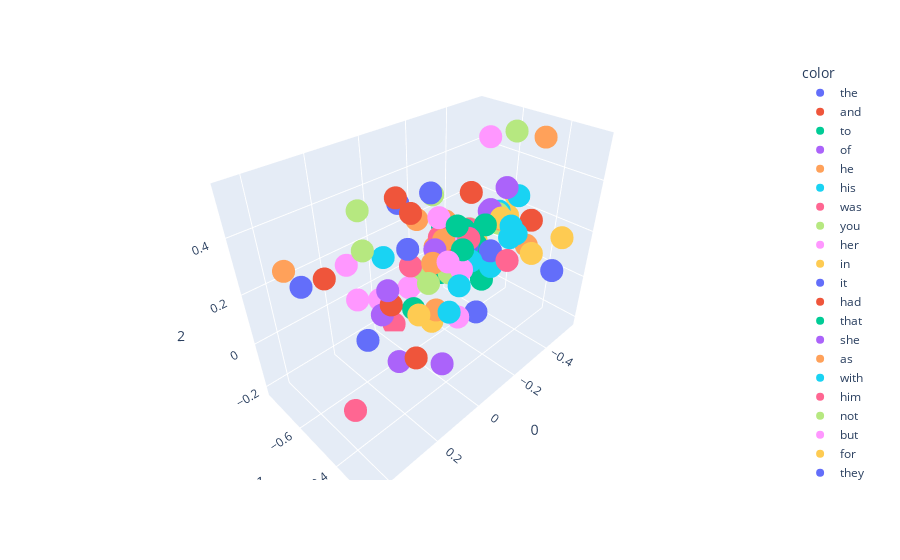

Notebook source saved alongside this figure:
### Code cell
import plotly.express as px
fig = px.scatter_3d(X[:100],x=0,y=1,z=2,color=y[:100])
fig.show()

### Figure 1 — Plotly figure (JSON) as saved in the notebook; plotly's stock layout.template omitted (floating-point values rounded to 4 significant figures)
{"data": [{"hovertemplate": "color=the<br>0=%{x}<br>1=%{y}<br>2=%{z}<extra></extra>", "legendgroup": "the", "marker": {"color": "#636efa", "symbol": "circle"}, "mode": "markers", "name": "the", "scene": "scene", "showlegend": true, "type": "scatter3d", "x": [0.1945], "y": [-0.5807], "z": [-0.02994]}, {"hovertemplate": "color=and<br>0=%{x}<br>1=%{y}<br>2=%{z}<extra></extra>", "legendgroup": "and", "marker": {"color": "#EF553B", "symbol": "circle"}, "mode": "markers", "name": "and", "scene": "scene", "showlegend": true, "type": "scatter3d", "x": [0.1875], "y": [-0.3517], "z": [0.04573]}, {"hovertemplate": "color=to<br>0=%{x}<br>1=%{y}<br>2=%{z}<extra></extra>", "legendgroup": "to", "marker": {"color": "#00cc96", "symbol": "circle"}, "mode": "markers", "name": "to", "scene": "scene", "showlegend": true, "type": "scatter3d", "x": [-0.2548], "y": [-0.5666], "z": [0.2167]}, {"hovertemplate": "color=of<br>0=%{x}<br>1=%{y}<br>2=%{z}<extra></extra>", "legendgroup": "of", "marker": {"color": "#ab63fa", "symbol": "circle"}, "mode": "markers", "name": "of", "scene": "scene", "showlegend": true, "type": "scatter3d", "x": [0.04455], "y": [-0.38], "z": [-0.1033]}, {"hovertemplate": "color=he<br>0=%{x}<br>1=%{y}<br>2=%{z}<extra></extra>", "legendgroup": "he", "marker": {"color": "#FFA15A", "symbol": "circle"}, "mode": "markers", "name": "he", "scene": "scene", "showlegend": true, "type": "scatter3d", "x": [-0.07034], "y": [-0.5283], "z": [0.2439]}, {"hovertemplate": "color=his<br>0=%{x}<br>1=%{y}<br>2=%{z}<extra></extra>", "legendgroup": "his", "marker": {"color": "#19d3f3", "symbol": "circle"}, "mode": "markers", "name": "his", "scene": "scene", "showlegend": true, "type": "scatter3d", "x": [0.06349], "y": [-0.2998], "z": [0.2781]}, {"hovertemplate": "color=was<br>0=%{x}<br>1=%{y}<br>2=%{z}<extra></extra>", "legendgroup": "was", "marker": {"color": "#FF6692", "symbol": "circle"}, "mode": "markers", "name": "was", "scene": "scene", "showlegend": true, "type": "scatter3d", "x": [-0.07668], "y": [-0.3913], "z": [0.3329]}, {"hovertemplate": "color=you<br>0=%{x}<br>1=%{y}<br>2=%{z}<extra></extra>", "legendgroup": "you", "marker": {"color": "#B6E880", "symbol": "circle"}, "mode": "markers", "name": "you", "scene": "scene", "showlegend": true, "type": "scatter3d", "x": [-0.5206], "y": [-0.6164], "z": [0.1148]}, {"hovertemplate": "color=her<br>0=%{x}<br>1=%{y}<br>2=%{z}<extra></extra>", "legendgroup": "her", "marker": {"color": "#FF97FF", "symbol": "circle"}, "mode": "markers", "name": "her", "scene": "scene", "showlegend": true, "type": "scatter3d", "x": [0.03807], "y": [-0.3682], "z": [0.3143]}, {"hovertemplate": "color=in<br>0=%{x}<br>1=%{y}<br>2=%{z}<extra></extra>", "legendgroup": "in", "marker": {"color": "#FECB52", "symbol": "circle"}, "mode": "markers", "name": "in", "scene": "scene", "showlegend": true, "type": "scatter3d", "x": [0.09708], "y": [-0.4331], "z": [0.111]}, {"hovertemplate": "color=it<br>0=%{x}<br>1=%{y}<br>2=%{z}<extra></extra>", "legendgroup": "it", "marker": {"color": "#636efa", "symbol": "circle"}, "mode": "markers", "name": "it", "scene": "scene", "showlegend": true, "type": "scatter3d", "x": [-0.0248], "y": [-0.6124], "z": [0.217]}, {"hovertemplate": "color=had<br>0=%{x}<br>1=%{y}<br>2=%{z}<extra></extra>", "legendgroup": "had", "marker": {"color": "#EF553B", "symbol": "circle"}, "mode": "markers", "name": "had", "scene": "scene", "showlegend": true, "type": "scatter3d", "x": [-0.09792], "y": [-0.5098], "z": [0.2036]}, {"hovertemplate": "color=that<br>0=%{x}<br>1=%{y}<br>2=%{z}<extra></extra>", "legendgroup": "that", "marker": {"color": "#00cc96", "symbol": "circle"}, "mode": "markers", "name": "that", "scene": "scene", "showlegend": true, "type": "scatter3d", "x": [-0.2555], "y": [-0.6028], "z": [0.08213]}, {"hovertemplate": "color=she<br>0=%{x}<br>1=%{y}<br>2=%{z}<extra></extra>", "legendgroup": "she", "marker": {"color": "#ab63fa", "symbol": "circle"}, "mode": "markers", "name": "she", "scene": "scene", "showlegend": true, "type": "scatter3d", "x": [-0.03385], "y": [-0.493], "z": [0.266]}, {"hovertemplate": "color=as<br>0=%{x}<br>1=%{y}<br>2=%{z}<extra></extra>", "legendgroup": "as", "marker": {"color": "#FFA15A", "symbol": "circle"}, "mode": "markers", "name": "as", "scene": "scene", "showlegend": true, "type": "scatter3d", "x": [0.002153], "y": [-0.4668], "z": [0.2442]}, {"hovertemplate": "color=with<br>0=%{x}<br>1=%{y}<br>2=%{z}<extra></extra>", "legendgroup": "with", "marker": {"color": "#19d3f3", "symbol": "circle"}, "mode": "markers", "name": "with", "scene": "scene", "showlegend": true, "type": "scatter3d", "x": [0.1385], "y": [-0.2669], "z": [0.2455]}, {"hovertemplate": "color=him<br>0=%{x}<br>1=%{y}<br>2=%{z}<extra></extra>", "legendgroup": "him", "marker": {"color": "#FF6692", "symbol": "circle"}, "mode": "markers", "name": "him", "scene": "scene", "showlegend": true, "type": "scatter3d", "x": [-0.08782], "y": [-0.5262], "z": [0.2742]}, {"hovertemplate": "color=not<br>0=%{x}<br>1=%{y}<br>2=%{z}<extra></extra>", "legendgroup": "not", "marker": {"color": "#B6E880", "symbol": "circle"}, "mode": "markers", "name": "not", "scene": "scene", "showlegend": true, "type": "scatter3d", "x": [-0.429], "y": [-0.5537], "z": [0.2179]}, {"hovertemplate": "color=but<br>0=%{x}<br>1=%{y}<br>2=%{z}<extra></extra>", "legendgroup": "but", "marker": {"color": "#FF97FF", "symbol": "circle"}, "mode": "markers", "name": "but", "scene": "scene", "showlegend": true, "type": "scatter3d", "x": [-0.2047], "y": [-0.5769], "z": [0.2112]}, {"hovertemplate": "color=for<br>0=%{x}<br>1=%{y}<br>2=%{z}<extra></extra>", "legendgroup": "for", "marker": {"color": "#FECB52", "symbol": "circle"}, "mode": "markers", "name": "for", "scene": "scene", "showlegend": true, "type": "scatter3d", "x": [-0.395], "y": [-0.5109], "z": [0.23]}, {"hovertemplate": "color=they<br>0=%{x}<br>1=%{y}<br>2=%{z}<extra></extra>", "legendgroup": "they", "marker": {"color": "#636efa", "symbol": "circle"}, "mode": "markers", "name": "they", "scene": "scene", "showlegend": true, "type": "scatter3d", "x": [0.02186], "y": [-0.7007], "z": [-0.06499]}, {"hovertemplate": "color=is<br>0=%{x}<br>1=%{y}<br>2=%{z}<extra></extra>", "legendgroup": "is", "marker": {"color": "#EF553B", "symbol": "circle"}, "mode": "markers", "name": "is", "scene": "scene", "showlegend": true, "type": "scatter3d", "x": [-0.5537], "y": [-0.485], "z": [0.1671]}, {"hovertemplate": "color=at<br>0=%{x}<br>1=%{y}<br>2=%{z}<extra></extra>", "legendgroup": "at", "marker": {"color": "#00cc96", "symbol": "circle"}, "mode": "markers", "name": "at", "scene": "scene", "showlegend": true, "type": "scatter3d", "x": [-0.02261], "y": [-0.3676], "z": [0.3287]}, {"hovertemplate": "color=on<br>0=%{x}<br>1=%{y}<br>2=%{z}<extra></extra>", "legendgroup": "on", "marker": {"color": "#ab63fa", "symbol": "circle"}, "mode": "markers", "name": "on", "scene": "scene", "showlegend": true, "type": "scatter3d", "x": [0.2142], "y": [-0.4334], "z": [0.2703]}, {"hovertemplate": "color=said<br>0=%{x}<br>1=%{y}<br>2=%{z}<extra></extra>", "legendgroup": "said", "marker": {"color": "#FFA15A", "symbol": "circle"}, "mode": "markers", "name": "said", "scene": "scene", "showlegend": true, "type": "scatter3d", "x": [-0.5099], "y": [-0.4412], "z": [0.5217]}, {"hovertemplate": "color=my<br>0=%{x}<br>1=%{y}<br>2=%{z}<extra></extra>", "legendgroup": "my", "marker": {"color": "#19d3f3", "symbol": "circle"}, "mode": "markers", "name": "my", "scene": "scene", "showlegend": true, "type": "scatter3d", "x": [-0.4563], "y": [-0.4819], "z": [0.1497]}, {"hovertemplate": "color=have<br>0=%{x}<br>1=%{y}<br>2=%{z}<extra></extra>", "legendgroup": "have", "marker": {"color": "#FF6692", "symbol": "circle"}, "mode": "markers", "name": "have", "scene": "scene", "showlegend": true, "type": "scatter3d", "x": [-0.3516], "y": [-0.6276], "z": [0.1527]}, {"hovertemplate": "color=be<br>0=%{x}<br>1=%{y}<br>2=%{z}<extra></extra>", "legendgroup": "be", "marker": {"color": "#B6E880", "symbol": "circle"}, "mode": "markers", "name": "be", "scene": "scene", "showlegend": true, "type": "scatter3d", "x": [-0.3705], "y": [-0.6406], "z": [0.1412]}, {"hovertemplate": "color=them<br>0=%{x}<br>1=%{y}<br>2=%{z}<extra></extra>", "legendgroup": "them", "marker": {"color": "#FF97FF", "symbol": "circle"}, "mode": "markers", "name": "them", "scene": "scene", "showlegend": true, "type": "scatter3d", "x": [0.04266], "y": [-0.6976], "z": [-0.007248]}, {"hovertemplate": "color=lord<br>0=%{x}<br>1=%{y}<br>2=%{z}<extra></extra>", "legendgroup": "lord", "marker": {"color": "#FECB52", "symbol": "circle"}, "mode": "markers", "name": "lord", "scene": "scene", "showlegend": true, "type": "scatter3d", "x": [-0.4897], "y": [-0.4256], "z": [0.07132]}, {"hovertemplate": "color=no<br>0=%{x}<br>1=%{y}<br>2=%{z}<extra></extra>", "legendgroup": "no", "marker": {"color": "#636efa", "symbol": "circle"}, "mode": "markers", "name": "no", "scene": "scene", "showlegend": true, "type": "scatter3d", "x": [-0.3652], "y": [-0.5266], "z": [0.09397]}, {"hovertemplate": "color=from<br>0=%{x}<br>1=%{y}<br>2=%{z}<extra></extra>", "legendgroup": "from", "marker": {"color": "#EF553B", "symbol": "circle"}, "mode": "markers", "name": "from", "scene": "scene", "showlegend": true, "type": "scatter3d", "x": [0.1944], "y": [-0.4461], "z": [0.2001]}, {"hovertemplate": "color=were<br>0=%{x}<br>1=%{y}<br>2=%{z}<extra></extra>", "legendgroup": "were", "marker": {"color": "#00cc96", "symbol": "circle"}, "mode": "markers", "name": "were", "scene": "scene", "showlegend": true, "type": "scatter3d", "x": [0.05157], "y": [-0.5072], "z": [0.06682]}, {"hovertemplate": "color=would<br>0=%{x}<br>1=%{y}<br>2=%{z}<extra></extra>", "legendgroup": "would", "marker": {"color": "#ab63fa", "symbol": "circle"}, "mode": "markers", "name": "would", "scene": "scene", "showlegend": true, "type": "scatter3d", "x": [-0.3796], "y": [-0.5514], "z": [0.2551]}, {"hovertemplate": "color=me<br>0=%{x}<br>1=%{y}<br>2=%{z}<extra></extra>", "legendgroup": "me", "marker": {"color": "#FFA15A", "symbol": "circle"}, "mode": "markers", "name": "me", "scene": "scene", "showlegend": true, "type": "scatter3d", "x": [-0.4844], "y": [-0.5813], "z": [0.161]}, {"hovertemplate": "color=your<br>0=%{x}<br>1=%{y}<br>2=%{z}<extra></extra>", "legendgroup": "your", "marker": {"color": "#19d3f3", "symbol": "circle"}, "mode": "markers", "name": "your", "scene": "scene", "showlegend": true, "type": "scatter3d", "x": [-0.4111], "y": [-0.4778], "z": [0.1535]}, {"hovertemplate": "color=one<br>0=%{x}<br>1=%{y}<br>2=%{z}<extra></extra>", "legendgroup": "one", "marker": {"color": "#FF6692", "symbol": "circle"}, "mode": "markers", "name": "one", "scene": "scene", "showlegend": true, "type": "scatter3d", "x": [-0.03088], "y": [-0.6078], "z": [0.1487]}, {"hovertemplate": "color=all<br>0=%{x}<br>1=%{y}<br>2=%{z}<extra></extra>", "legendgroup": "all", "marker": {"color": "#B6E880", "symbol": "circle"}, "mode": "markers", "name": "all", "scene": "scene", "showlegend": true, "type": "scatter3d", "x": [-0.1665], "y": [-0.7115], "z": [0.004831]}, {"hovertemplate": "color=when<br>0=%{x}<br>1=%{y}<br>2=%{z}<extra></extra>", "legendgroup": "when", "marker": {"color": "#FF97FF", "symbol": "circle"}, "mode": "markers", "name": "when", "scene": "scene", "showlegend": true, "type": "scatter3d", "x": [-0.1081], "y": [-0.5489], "z": [0.3303]}, {"hovertemplate": "color=will<br>0=%{x}<br>1=%{y}<br>2=%{z}<extra></extra>", "legendgroup": "will", "marker": {"color": "#FECB52", "symbol": "circle"}, "mode": "markers", "name": "will", "scene": "scene", "showlegend": true, "type": "scatter3d", "x": [-0.4736], "y": [-0.5415], "z": [0.1971]}, {"hovertemplate": "color=ser<br>0=%{x}<br>1=%{y}<br>2=%{z}<extra></extra>", "legendgroup": "ser", "marker": {"color": "#636efa", "symbol": "circle"}, "mode": "markers", "name": "ser", "scene": "scene", "showlegend": true, "type": "scatter3d", "x": [-0.373], "y": [-0.2629], "z": [0.1309]}, {"hovertemplate": "color=if<br>0=%{x}<br>1=%{y}<br>2=%{z}<extra></extra>", "legendgroup": "if", "marker": {"color": "#EF553B", "symbol": "circle"}, "mode": "markers", "name": "if", "scene": "scene", "showlegend": true, "type": "scatter3d", "x": [-0.3486], "y": [-0.6207], "z": [0.3103]}, {"hovertemplate": "color=so<br>0=%{x}<br>1=%{y}<br>2=%{z}<extra></extra>", "legendgroup": "so", "marker": {"color": "#00cc96", "symbol": "circle"}, "mode": "markers", "name": "so", "scene": "scene", "showlegend": true, "type": "scatter3d", "x": [-0.1406], "y": [-0.5637], "z": [0.2807]}, {"hovertemplate": "color=their<br>0=%{x}<br>1=%{y}<br>2=%{z}<extra></extra>", "legendgroup": "their", "marker": {"color": "#ab63fa", "symbol": "circle"}, "mode": "markers", "name": "their", "scene": "scene", "showlegend": true, "type": "scatter3d", "x": [0.1019], "y": [-0.5359], "z": [-0.1636]}, {"hovertemplate": "color=could<br>0=%{x}<br>1=%{y}<br>2=%{z}<extra></extra>", "legendgroup": "could", "marker": {"color": "#FFA15A", "symbol": "circle"}, "mode": "markers", "name": "could", "scene": "scene", "showlegend": true, "type": "scatter3d", "x": [-0.06992], "y": [-0.4898], "z": [0.2874]}, {"hovertemplate": "color=are<br>0=%{x}<br>1=%{y}<br>2=%{z}<extra></extra>", "legendgroup": "are", "marker": {"color": "#19d3f3", "symbol": "circle"}, "mode": "markers", "name": "are", "scene": "scene", "showlegend": true, "type": "scatter3d", "x": [-0.3892], "y": [-0.539], "z": [0.004061]}, {"hovertemplate": "color=we<br>0=%{x}<br>1=%{y}<br>2=%{z}<extra></extra>", "legendgroup": "we", "marker": {"color": "#FF6692", "symbol": "circle"}, "mode": "markers", "name": "we", "scene": "scene", "showlegend": true, "type": "scatter3d", "x": [-0.3543], "y": [-0.7446], "z": [-0.03023]}, {"hovertemplate": "color=man<br>0=%{x}<br>1=%{y}<br>2=%{z}<extra></extra>", "legendgroup": "man", "marker": {"color": "#B6E880", "symbol": "circle"}, "mode": "markers", "name": "man", "scene": "scene", "showlegend": true, "type": "scatter3d", "x": [-0.1108], "y": [-0.5007], "z": [0.133]}, {"hovertemplate": "color=there<br>0=%{x}<br>1=%{y}<br>2=%{z}<extra></extra>", "legendgroup": "there", "marker": {"color": "#FF97FF", "symbol": "circle"}, "mode": "markers", "name": "there", "scene": "scene", "showlegend": true, "type": "scatter3d", "x": [-0.04629], "y": [-0.6366], "z": [0.03235]}, {"hovertemplate": "color=this<br>0=%{x}<br>1=%{y}<br>2=%{z}<extra></extra>", "legendgroup": "this", "marker": {"color": "#FECB52", "symbol": "circle"}, "mode": "markers", "name": "this", "scene": "scene", "showlegend": true, "type": "scatter3d", "x": [-0.3855], "y": [-0.6155], "z": [0.08942]}, {"hovertemplate": "color=up<br>0=%{x}<br>1=%{y}<br>2=%{z}<extra></extra>", "legendgroup": "up", "marker": {"color": "#636efa", "symbol": "circle"}, "mode": "markers", "name": "up", "scene": "scene", "showlegend": true, "type": "scatter3d", "x": [0.4211], "y": [-0.5331], "z": [0.3397]}, {"hovertemplate": "color=been<br>0=%{x}<br>1=%{y}<br>2=%{z}<extra></extra>", "legendgroup": "been", "marker": {"color": "#EF553B", "symbol": "circle"}, "mode": "markers", "name": "been", "scene": "scene", "showlegend": true, "type": "scatter3d", "x": [-0.1623], "y": [-0.5214], "z": [0.1642]}, {"hovertemplate": "color=what<br>0=%{x}<br>1=%{y}<br>2=%{z}<extra></extra>", "legendgroup": "what", "marker": {"color": "#00cc96", "symbol": "circle"}, "mode": "markers", "name": "what", "scene": "scene", "showlegend": true, "type": "scatter3d", "x": [-0.3601], "y": [-0.595], "z": [0.09261]}, {"hovertemplate": "color=did<br>0=%{x}<br>1=%{y}<br>2=%{z}<extra></extra>", "legendgroup": "did", "marker": {"color": "#ab63fa", "symbol": "circle"}, "mode": "markers", "name": "did", "scene": "scene", "showlegend": true, "type": "scatter3d", "x": [-0.3165], "y": [-0.4416], "z": [0.4026]}, {"hovertemplate": "color=by<br>0=%{x}<br>1=%{y}<br>2=%{z}<extra></extra>", "legendgroup": "by", "marker": {"color": "#FFA15A", "symbol": "circle"}, "mode": "markers", "name": "by", "scene": "scene", "showlegend": true, "type": "scatter3d", "x": [0.006033], "y": [-0.4476], "z": [0.06925]}, {"hovertemplate": "color=do<br>0=%{x}<br>1=%{y}<br>2=%{z}<extra></extra>", "legendgroup": "do", "marker": {"color": "#19d3f3", "symbol": "circle"}, "mode": "markers", "name": "do", "scene": "scene", "showlegend": true, "type": "scatter3d", "x": [-0.5259], "y": [-0.536], "z": [0.2639]}, {"hovertemplate": "color=men<br>0=%{x}<br>1=%{y}<br>2=%{z}<extra></extra>", "legendgroup": "men", "marker": {"color": "#FF6692", "symbol": "circle"}, "mode": "markers", "name": "men", "scene": "scene", "showlegend": true, "type": "scatter3d", "x": [-0.05915], "y": [-0.7496], "z": [-0.2198]}, {"hovertemplate": "color=back<br>0=%{x}<br>1=%{y}<br>2=%{z}<extra></extra>", "legendgroup": "back", "marker": {"color": "#B6E880", "symbol": "circle"}, "mode": "markers", "name": "back", "scene": "scene", "showlegend": true, "type": "scatter3d", "x": [0.1754], "y": [-0.5968], "z": [0.4462]}, {"hovertemplate": "color=out<br>0=%{x}<br>1=%{y}<br>2=%{z}<extra></extra>", "legendgroup": "out", "marker": {"color": "#FF97FF", "symbol": "circle"}, "mode": "markers", "name": "out", "scene": "scene", "showlegend": true, "type": "scatter3d", "x": [0.2691], "y": [-0.542], "z": [0.3307]}, {"hovertemplate": "color=more<br>0=%{x}<br>1=%{y}<br>2=%{z}<extra></extra>", "legendgroup": "more", "marker": {"color": "#FECB52", "symbol": "circle"}, "mode": "markers", "name": "more", "scene": "scene", "showlegend": true, "type": "scatter3d", "x": [-0.1891], "y": [-0.5919], "z": [0.05306]}, {"hovertemplate": "color=or<br>0=%{x}<br>1=%{y}<br>2=%{z}<extra></extra>", "legendgroup": "or", "marker": {"color": "#636efa", "symbol": "circle"}, "mode": "markers", "name": "or", "scene": "scene", "showlegend": true, "type": "scatter3d", "x": [-0.3142], "y": [-0.5994], "z": [0.106]}, {"hovertemplate": "color=king<br>0=%{x}<br>1=%{y}<br>2=%{z}<extra></extra>", "legendgroup": "king", "marker": {"color": "#EF553B", "symbol": "circle"}, "mode": "markers", "name": "king", "scene": "scene", "showlegend": true, "type": "scatter3d", "x": [-0.4109], "y": [-0.6535], "z": [0.02644]}, {"hovertemplate": "color=who<br>0=%{x}<br>1=%{y}<br>2=%{z}<extra></extra>", "legendgroup": "who", "marker": {"color": "#00cc96", "symbol": "circle"}, "mode": "markers", "name": "who", "scene": "scene", "showlegend": true, "type": "scatter3d", "x": [-0.3993], "y": [-0.5874], "z": [-0.08794]}, {"hovertemplate": "color=well<br>0=%{x}<br>1=%{y}<br>2=%{z}<extra></extra>", "legendgroup": "well", "marker": {"color": "#ab63fa", "symbol": "circle"}, "mode": "markers", "name": "well", "scene": "scene", "showlegend": true, "type": "scatter3d", "x": [-0.3047], "y": [-0.5963], "z": [0.07039]}, {"hovertemplate": "color=down<br>0=%{x}<br>1=%{y}<br>2=%{z}<extra></extra>", "legendgroup": "down", "marker": {"color": "#FFA15A", "symbol": "circle"}, "mode": "markers", "name": "down", "scene": "scene", "showlegend": true, "type": "scatter3d", "x": [0.45], "y": [-0.5532], "z": [0.3951]}, {"hovertemplate": "color=than<br>0=%{x}<br>1=%{y}<br>2=%{z}<extra></extra>", "legendgroup": "than", "marker": {"color": "#19d3f3", "symbol": "circle"}, "mode": "markers", "name": "than", "scene": "scene", "showlegend": true, "type": "scatter3d", "x": [-0.1712], "y": [-0.458], "z": [0.1739]}, {"hovertemplate": "color=only<br>0=%{x}<br>1=%{y}<br>2=%{z}<extra></extra>", "legendgroup": "only", "marker": {"color": "#FF6692", "symbol": "circle"}, "mode": "markers", "name": "only", "scene": "scene", "showlegend": true, "type": "scatter3d", "x": [-0.26], "y": [-0.5965], "z": [0.09287]}, {"hovertemplate": "color=like<br>0=%{x}<br>1=%{y}<br>2=%{z}<extra></extra>", "legendgroup": "like", "marker": {"color": "#B6E880", "symbol": "circle"}, "mode": "markers", "name": "like", "scene": "scene", "showlegend": true, "type": "scatter3d", "x": [0.09739], "y": [-0.3888], "z": [0.2574]}, {"hovertemplate": "color=jon<br>0=%{x}<br>1=%{y}<br>2=%{z}<extra></extra>", "legendgroup": "jon", "marker": {"color": "#FF97FF", "symbol": "circle"}, "mode": "markers", "name": "jon", "scene": "scene", "showlegend": true, "type": "scatter3d", "x": [-0.0546], "y": [-0.3965], "z": [0.2269]}, {"hovertemplate": "color=some<br>0=%{x}<br>1=%{y}<br>2=%{z}<extra></extra>", "legendgroup": "some", "marker": {"color": "#FECB52", "symbol": "circle"}, "mode": "markers", "name": "some", "scene": "scene", "showlegend": true, "type": "scatter3d", "x": [-0.09087], "y": [-0.5654], "z": [-0.1119]}, {"hovertemplate": "color=old<br>0=%{x}<br>1=%{y}<br>2=%{z}<extra></extra>", "legendgroup": "old", "marker": {"color": "#636efa", "symbol": "circle"}, "mode": "markers", "name": "old", "scene": "scene", "showlegend": true, "type": "scatter3d", "x": [-0.1376], "y": [-0.3951], "z": [0.007]}, {"hovertemplate": "color=hand<br>0=%{x}<br>1=%{y}<br>2=%{z}<extra></extra>", "legendgroup": "hand", "marker": {"color": "#EF553B", "symbol": "circle"}, "mode": "markers", "name": "hand", "scene": "scene", "showlegend": true, "type": "scatter3d", "x": [0.07331], "y": [-0.4844], "z": [0.4416]}, {"hovertemplate": "color=even<br>0=%{x}<br>1=%{y}<br>2=%{z}<extra></extra>", "legendgroup": "even", "marker": {"color": "#00cc96", "symbol": "circle"}, "mode": "markers", "name": "even", "scene": "scene", "showlegend": true, "type": "scatter3d", "x": [-0.1469], "y": [-0.5774], "z": [0.07783]}, {"hovertemplate": "color=too<br>0=%{x}<br>1=%{y}<br>2=%{z}<extra></extra>", "legendgroup": "too", "marker": {"color": "#ab63fa", "symbol": "circle"}, "mode": "markers", "name": "too", "scene": "scene", "showlegend": true, "type": "scatter3d", "x": [-0.2014], "y": [-0.4978], "z": [0.2335]}, {"hovertemplate": "color=before<br>0=%{x}<br>1=%{y}<br>2=%{z}<extra></extra>", "legendgroup": "before", "marker": {"color": "#FFA15A", "symbol": "circle"}, "mode": "markers", "name": "before", "scene": "scene", "showlegend": true, "type": "scatter3d", "x": [-0.09757], "y": [-0.6438], "z": [0.2895]}, {"hovertemplate": "color=never<br>0=%{x}<br>1=%{y}<br>2=%{z}<extra></extra>", "legendgroup": "never", "marker": {"color": "#19d3f3", "symbol": "circle"}, "mode": "markers", "name": "never", "scene": "scene", "showlegend": true, "type": "scatter3d", "x": [-0.45], "y": [-0.5647], "z": [0.2162]}, {"hovertemplate": "color=tyrion<br>0=%{x}<br>1=%{y}<br>2=%{z}<extra></extra>", "legendgroup": "tyrion", "marker": {"color": "#FF6692", "symbol": "circle"}, "mode": "markers", "name": "tyrion", "scene": "scene", "showlegend": true, "type": "scatter3d", "x": [-0.1034], "y": [-0.2632], "z": [0.3022]}, {"hovertemplate": "color=off<br>0=%{x}<br>1=%{y}<br>2=%{z}<extra></extra>", "legendgroup": "off", "marker": {"color": "#B6E880", "symbol": "circle"}, "mode": "markers", "name": "off", "scene": "scene", "showlegend": true, "type": "scatter3d", "x": [0.2999], "y": [-0.4159], "z": [0.4509]}, {"hovertemplate": "color=an<br>0=%{x}<br>1=%{y}<br>2=%{z}<extra></extra>", "legendgroup": "an", "marker": {"color": "#FF97FF", "symbol": "circle"}, "mode": "markers", "name": "an", "scene": "scene", "showlegend": true, "type": "scatter3d", "x": [-0.005927], "y": [-0.3623], "z": [0.08319]}, {"hovertemplate": "color=know<br>0=%{x}<br>1=%{y}<br>2=%{z}<extra></extra>", "legendgroup": "know", "marker": {"color": "#FECB52", "symbol": "circle"}, "mode": "markers", "name": "know", "scene": "scene", "showlegend": true, "type": "scatter3d", "x": [-0.5618], "y": [-0.5733], "z": [0.2389]}, {"hovertemplate": "color=see<br>0=%{x}<br>1=%{y}<br>2=%{z}<extra></extra>", "legendgroup": "see", "marker": {"color": "#636efa", "symbol": "circle"}, "mode": "markers", "name": "see", "scene": "scene", "showlegend": true, "type": "scatter3d", "x": [-0.1354], "y": [-0.6142], "z": [0.386]}, {"hovertemplate": "color=into<br>0=%{x}<br>1=%{y}<br>2=%{z}<extra></extra>", "legendgroup": "into", "marker": {"color": "#EF553B", "symbol": "circle"}, "mode": "markers", "name": "into", "scene": "scene", "showlegend": true, "type": "scatter3d", "x": [0.4183], "y": [-0.4145], "z": [0.4267]}, {"hovertemplate": "color=made<br>0=%{x}<br>1=%{y}<br>2=%{z}<extra></extra>", "legendgroup": "made", "marker": {"color": "#00cc96", "symbol": "circle"}, "mode": "markers", "name": "made", "scene": "scene", "showlegend": true, "type": "scatter3d", "x": [-0.002548], "y": [-0.3736], "z": [0.4152]}, {"hovertemplate": "color=father<br>0=%{x}<br>1=%{y}<br>2=%{z}<extra></extra>", "legendgroup": "father", "marker": {"color": "#ab63fa", "symbol": "circle"}, "mode": "markers", "name": "father", "scene": "scene", "showlegend": true, "type": "scatter3d", "x": [-0.4791], "y": [-0.6343], "z": [0.1778]}, {"hovertemplate": "color=now<br>0=%{x}<br>1=%{y}<br>2=%{z}<extra></extra>", "legendgroup": "now", "marker": {"color": "#FFA15A", "symbol": "circle"}, "mode": "markers", "name": "now", "scene": "scene", "showlegend": true, "type": "scatter3d", "x": [-0.2951], "y": [-0.6976], "z": [0.1825]}, {"hovertemplate": "color=eyes<br>0=%{x}<br>1=%{y}<br>2=%{z}<extra></extra>", "legendgroup": "eyes", "marker": {"color": "#19d3f3", "symbol": "circle"}, "mode": "markers", "name": "eyes", "scene": "scene", "showlegend": true, "type": "scatter3d", "x": [0.1859], "y": [-0.4797], "z": [0.3469]}, {"hovertemplate": "color=black<br>0=%{x}<br>1=%{y}<br>2=%{z}<extra></extra>", "legendgroup": "black", "marker": {"color": "#FF6692", "symbol": "circle"}, "mode": "markers", "name": "black", "scene": "scene", "showlegend": true, "type": "scatter3d", "x": [0.393], "y": [-0.3961], "z": [-0.05523]}, {"hovertemplate": "color=told<br>0=%{x}<br>1=%{y}<br>2=%{z}<extra></extra>", "legendgroup": "told", "marker": {"color": "#B6E880", "symbol": "circle"}, "mode": "markers", "name": "told", "scene": "scene", "showlegend": true, "type": "scatter3d", "x": [-0.4534], "y": [-0.5212], "z": [0.5367]}, {"hovertemplate": "color=thought<br>0=%{x}<br>1=%{y}<br>2=%{z}<extra></extra>", "legendgroup": "thought", "marker": {"color": "#FF97FF", "symbol": "circle"}, "mode": "markers", "name": "thought", "scene": "scene", "showlegend": true, "type": "scatter3d", "x": [-0.3382], "y": [-0.5407], "z": [0.5423]}, {"hovertemplate": "color=lady<br>0=%{x}<br>1=%{y}<br>2=%{z}<extra></extra>", "legendgroup": "lady", "marker": {"color": "#FECB52", "symbol": "circle"}, "mode": "markers", "name": "lady", "scene": "scene", "showlegend": true, "type": "scatter3d", "x": [-0.5422], "y": [-0.3372], "z": [0.1574]}, {"hovertemplate": "color=time<br>0=%{x}<br>1=%{y}<br>2=%{z}<extra></extra>", "legendgroup": "time", "marker": {"color": "#636efa", "symbol": "circle"}, "mode": "markers", "name": "time", "scene": "scene", "showlegend": true, "type": "scatter3d", "x": [-0.04949], "y": [-0.682], "z": [0.354]}, {"hovertemplate": "color=then<br>0=%{x}<br>1=%{y}<br>2=%{z}<extra></extra>", "legendgroup": "then", "marker": {"color": "#EF553B", "symbol": "circle"}, "mode": "markers", "name": "then", "scene": "scene", "showlegend": true, "type": "scatter3d", "x": [0.1293], "y": [-0.4811], "z": [0.5123]}, {"hovertemplate": "color=how<br>0=%{x}<br>1=%{y}<br>2=%{z}<extra></extra>", "legendgroup": "how", "marker": {"color": "#00cc96", "symbol": "circle"}, "mode": "markers", "name": "how", "scene": "scene", "showlegend": true, "type": "scatter3d", "x": [-0.3269], "y": [-0.5292], "z": [0.2216]}, {"hovertemplate": "color=long<br>0=%{x}<br>1=%{y}<br>2=%{z}<extra></extra>", "legendgroup": "long", "marker": {"color": "#ab63fa", "symbol": "circle"}, "mode": "markers", "name": "long", "scene": "scene", "showlegend": true, "type": "scatter3d", "x": [0.1768], "y": [-0.5149], "z": [0.1101]}, {"hovertemplate": "color=has<br>0=%{x}<br>1=%{y}<br>2=%{z}<extra></extra>", "legendgroup": "has", "marker": {"color": "#FFA15A", "symbol": "circle"}, "mode": "markers", "name": "has", "scene": "scene", "showlegend": true, "type": "scatter3d", "x": [-0.5123], "y": [-0.4673], "z": [0.07945]}, {"hovertemplate": "color=might<br>0=%{x}<br>1=%{y}<br>2=%{z}<extra></extra>", "legendgroup": "might", "marker": {"color": "#19d3f3", "symbol": "circle"}, "mode": "markers", "name": "might", "scene": "scene", "showlegend": true, "type": "scatter3d", "x": [-0.3919], "y": [-0.4631], "z": [0.2171]}, {"hovertemplate": "color=us<br>0=%{x}<br>1=%{y}<br>2=%{z}<extra></extra>", "legendgroup": "us", "marker": {"color": "#FF6692", "symbol": "circle"}, "mode": "markers", "name": "us", "scene": "scene", "showlegend": true, "type": "scatter3d", "x": [-0.4209], "y": [-0.7539], "z": [-0.1004]}, {"hovertemplate": "color=come<br>0=%{x}<br>1=%{y}<br>2=%{z}<extra></extra>", "legendgroup": "come", "marker": {"color": "#B6E880", "symbol": "circle"}, "mode": "markers", "name": "come", "scene": "scene", "showlegend": true, "type": "scatter3d", "x": [-0.3105], "y": [-0.7809], "z": [0.2572]}, {"hovertemplate": "color=where<br>0=%{x}<br>1=%{y}<br>2=%{z}<extra></extra>", "legendgroup": "where", "marker": {"color": "#FF97FF", "symbol": "circle"}, "mode": "markers", "name": "where", "scene": "scene", "showlegend": true, "type": "scatter3d", "x": [0.1875], "y": [-0.6255], "z": [0.1133]}, {"hovertemplate": "color=here<br>0=%{x}<br>1=%{y}<br>2=%{z}<extra></extra>", "legendgroup": "here", "marker": {"color": "#FECB52", "symbol": "circle"}, "mode": "markers", "name": "here", "scene": "scene", "showlegend": true, "type": "scatter3d", "x": [-0.3118], "y": [-0.7434], "z": [0.02871]}], "layout": {"legend": {"title": {"text": "color"}, "tracegroupgap": 0}, "margin": {"t": 60}, "scene": {"domain": {"x": [0, 1], "y": [0, 1]}, "xaxis": {"title": {"text": "0"}}, "yaxis": {"title": {"text": "1"}}, "zaxis": {"title": {"text": "2"}}}}}
